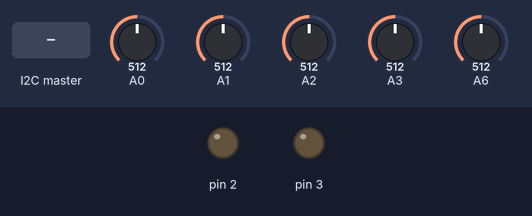
This sketch was run on a simulated Arduino Mega 2560, built with avr-gcc and run on an emulated ATmega2560. Shown: output pins drawn as LEDs (lit = HIGH). The inputs (shaded band) are chosen by the test bench; at power-on: A0 = 512, A1 = 512, A2 = 512, A3 = 512, A6 = 512. Pins used as bus, display or sensor lines are not drawn.

Above: at 0.01 s.
At 1.2 s:
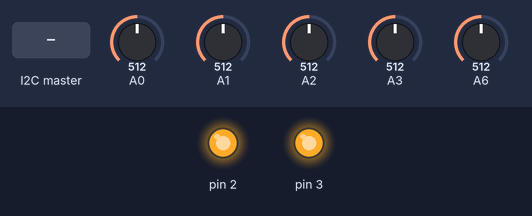
1.3 s: the I2C master sends the byte 1
At 1.8 s:
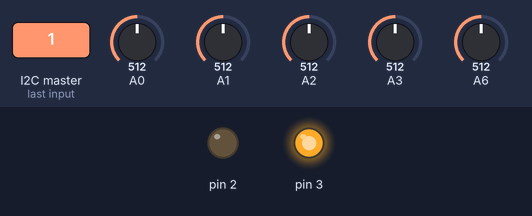
Timing chart, 0 to 5.8 s (numbered marks = the images above; inputs shaded):
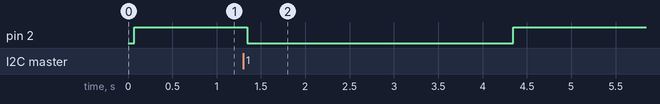

The sketch:

arduino_controller.ino
```cpp
#include "stctl.h"
#include "calibration.h" //RUN python ./calibration_data_copier.py first
#include <Wire.h>

#define I2C_ADDR 8 //Arduino I2C Adresse diese m

//Hier wird für jede Achse (Motor) ein Closed-Loop Steuerung angelegt
stctl stepper_1 = stctl(STEPPER_1_ID, STEPPER_1_STEP_PIN, STEPPER_1_DIR_PIN, STEPPER_1_EN_PIN, A0, STEPPER_1_JITTER_THREASHHOLD, STEPPER_1_INVERT_DIR, STEPPER_1_SKIP_STEP, STEPPER_1_UPPER_LIMIT, STEPPER_1_LOWER_LIMIT);
stctl stepper_2 = stctl(STEPPER_2_ID, STEPPER_2_STEP_PIN, STEPPER_2_DIR_PIN, STEPPER_2_EN_PIN, A1, STEPPER_2_JITTER_THREASHHOLD, STEPPER_2_INVERT_DIR, STEPPER_2_SKIP_STEP, STEPPER_2_UPPER_LIMIT, STEPPER_2_LOWER_LIMIT);
stctl stepper_3 = stctl(STEPPER_3_ID, STEPPER_3_STEP_PIN, STEPPER_3_DIR_PIN, STEPPER_3_EN_PIN, A2, STEPPER_3_JITTER_THREASHHOLD, STEPPER_3_INVERT_DIR, STEPPER_3_SKIP_STEP, STEPPER_3_UPPER_LIMIT, STEPPER_3_LOWER_LIMIT);
stctl stepper_4 = stctl(STEPPER_4_ID, STEPPER_4_STEP_PIN, STEPPER_4_DIR_PIN, STEPPER_4_EN_PIN, A3, STEPPER_4_JITTER_THREASHHOLD, STEPPER_4_INVERT_DIR, STEPPER_4_SKIP_STEP, STEPPER_4_UPPER_LIMIT, STEPPER_4_LOWER_LIMIT);
stctl stepper_5 = stctl(STEPPER_5_ID, STEPPER_5_STEP_PIN, STEPPER_5_DIR_PIN, STEPPER_5_EN_PIN, A6, STEPPER_5_JITTER_THREASHHOLD, STEPPER_5_INVERT_DIR, STEPPER_5_SKIP_STEP, STEPPER_5_UPPER_LIMIT, STEPPER_5_LOWER_LIMIT);
//speichert das ueber I2C
volatile int cmd_rec = false;
volatile int target_pos = 0;
volatile int stepper_id = 0;

const int CMDLEN = 4;
int i2ccmd[CMDLEN] = {0, 0, 0, 0};
int cmd_counter = 0;
int cmd_read = 0;

int gripper_state = -1;
int gripper_state_target = -1;
void open_gripper()
{
  if (gripper_state == 0)
  {
    return;
  }

  digitalWrite(3, LOW);
  digitalWrite(2, HIGH);
  delay(3000);
  digitalWrite(2, HIGH);
  digitalWrite(3, HIGH);

  gripper_state = 0;
}

void close_gripper()
{
  if (gripper_state == 1)
  {
    return;
  }

  digitalWrite(2, LOW);
  digitalWrite(3, HIGH);
  delay(3000);
  digitalWrite(3, HIGH);
  digitalWrite(2, HIGH);

  gripper_state = 1;
}

void receiveEvent(int numBytes)
{
  cmd_counter = 0;
  while (Wire.available() < 1)
  {
  } // Warte bis mehr Daten im I2C Speicher sid
  while (Wire.available())
  {
    i2ccmd[cmd_counter] = -1;
    cmd_read = Wire.read(); //Lese das erste Byte = Komando was gemacht werden soll
    //Lese sie restlichen Daten vom I2C Bus
    if (cmd_counter >= CMDLEN)
    {
    }
    else
    {
      i2ccmd[cmd_counter] = cmd_read;
    }
    cmd_counter++;
  }
  //Wenn Komando 0 ist, ist der zweite empfangene Wert i2ccmd[1] die ID/Nummer der Achse
  //und der dritte empfangen Wert i2ccmd[2] der Soll-Wert der Achse
  if (i2ccmd[0] == 0x00)
  {
    //nur der Schrittmotor mit der passenden ID übernimmt den Soll-Wert
    stepper_1.set_target_degree(i2ccmd[1], i2ccmd[2]);
    stepper_2.set_target_degree(i2ccmd[1], i2ccmd[2]);
    stepper_3.set_target_degree(i2ccmd[1], i2ccmd[2]);
    stepper_4.set_target_degree(i2ccmd[1], i2ccmd[2]);
    stepper_5.set_target_degree(i2ccmd[1], i2ccmd[2]);
  }

  if (i2ccmd[0] == 0x1)
  {
      gripper_state_target = i2ccmd[1];
  }
}

const int STATELEN = 15;
int i2cstate[STATELEN] = {0, 0, 0, 0, 0, 0, 0, 0, 0, 0, 0, 0, 0, 0, 0};
void requestEvent()
{
  //speichere alle Ist-Werte in dem Array welches über den I2C Bus gesendet werden sollen
  i2cstate[0] = stepper_1.get_current_pos(false);
  i2cstate[1] = stepper_2.get_current_pos(false);
  i2cstate[2] = stepper_3.get_current_pos(false);
  i2cstate[3] = stepper_4.get_current_pos(false);
  i2cstate[4] = stepper_5.get_current_pos(false);
  i2cstate[5] = gripper_state;
  i2cstate[6] = gripper_state_target;
      //sende das Array mit allen Achsenwerten zum RaspberryPI zurueck
      for (int i = 0; i < STATELEN; i++)
  {
    Wire.write(i2cstate[i]); // respond with message of 6 bytes
  }
}

void setup()
{
  // put your setup code here, to run once:
  Serial.begin(115200);
  Wire.begin(I2C_ADDR); //I2C Aktivieren
  Wire.onReceive(receiveEvent);
  Wire.onRequest(requestEvent); // was tuen wenn Daten angefragt werden
  //setzte
  stepper_1.set_target_degree(1, stepper_1.get_current_pos(true));
  stepper_2.set_target_degree(2, stepper_2.get_current_pos(true));
  stepper_3.set_target_degree(3, stepper_3.get_current_pos(true));
  stepper_4.set_target_degree(4, stepper_4.get_current_pos(true));
  stepper_5.set_target_degree(5, stepper_5.get_current_pos(true));

  pinMode(2, OUTPUT);
  pinMode(3, OUTPUT);

  // digitalWrite(3,LOW);
  // digitalWrite(2,HIGH);

  // delay(2000);

  digitalWrite(2, HIGH);
  digitalWrite(3, HIGH);

  gripper_state = -1;
  // close_gripper();
}

//Die Loop Funktion wird in dauerhaft ausgefürt
void loop()
{


    if (gripper_state_target == 0)
    {
      close_gripper();
    }
    else if (gripper_state_target == 1)
    {
      open_gripper();
    }


  //Update die Ist-Positionen aller Steuerungen //
  stepper_1.update_position();
  stepper_2.update_position();
  stepper_3.update_position();
  stepper_4.update_position();
  stepper_5.update_position();
  //Jede Achse kann jetzt 10 Schritte in einem Zeitlichen durchgang machen
  for (int j = 0; j < 10; j++)
  {
    stepper_1.do_step_phase_a();
    stepper_2.do_step_phase_a();
    stepper_3.do_step_phase_a();
    stepper_4.do_step_phase_a();
    stepper_5.do_step_phase_a();
    delayMicroseconds(700);
    stepper_1.do_step_phase_b();
    stepper_2.do_step_phase_b();
    stepper_3.do_step_phase_b();
    stepper_4.do_step_phase_b();
    stepper_5.do_step_phase_b();
    delayMicroseconds(700);
  }
}
```

calibration.h
```cpp
#define CPU_CONFIG_SERIAL "ERROR00000000000"

// --- ANGLE DEFINES -----

#define AXIS_1_TOTAL_DGREE 350
#define AXIS_2_TOTAL_DGREE 150
#define AXIS_3_TOTAL_DGREE 150
#define AXIS_4_TOTAL_DGREE 150
#define AXIS_5_TOTAL_DGREE 350

// ------- MODIFIY LIMITS -----------
#define AXIS_1_MIN 0
#define AXIS_1_MAX 255

#define AXIS_2_MIN 0
#define AXIS_2_MAX 255

#define AXIS_3_MIN 0
#define AXIS_3_MAX 255

#define AXIS_4_MIN 0
#define AXIS_4_MAX 255

#define AXIS_5_MIN 0
#define AXIS_5_MAX 255

// --- DONT TOUCH -----
#define STEPPER_1_EN_PIN 39
#define STEPPER_1_DIR_PIN 35
#define STEPPER_1_STEP_PIN 37
#define STEPPER_1_ID 1
#define STEPPER_1_JITTER_THREASHHOLD 20
#define STEPPER_1_INVERT_DIR true
#define STEPPER_1_SKIP_STEP 1
#define STEPPER_1_UPPER_LIMIT AXIS_1_MAX
#define STEPPER_1_LOWER_LIMIT AXIS_1_MIN

#define STEPPER_2_EN_PIN 33
#define STEPPER_2_DIR_PIN 29
#define STEPPER_2_STEP_PIN 31
#define STEPPER_2_ID 2
#define STEPPER_2_JITTER_THREASHHOLD 20
#define STEPPER_2_INVERT_DIR false
#define STEPPER_2_SKIP_STEP 1
#define STEPPER_2_UPPER_LIMIT AXIS_2_MAX
#define STEPPER_2_LOWER_LIMIT AXIS_2_MIN

#define STEPPER_3_EN_PIN 23
#define STEPPER_3_DIR_PIN 27
#define STEPPER_3_STEP_PIN 25
#define STEPPER_3_ID 3
#define STEPPER_3_JITTER_THREASHHOLD 20
#define STEPPER_3_INVERT_DIR true
#define STEPPER_3_SKIP_STEP 1
#define STEPPER_3_UPPER_LIMIT AXIS_3_MAX
#define STEPPER_3_LOWER_LIMIT AXIS_3_MIN

#define STEPPER_4_EN_PIN 41
#define STEPPER_4_DIR_PIN 45
#define STEPPER_4_STEP_PIN 43
#define STEPPER_4_ID 4
#define STEPPER_4_JITTER_THREASHHOLD 20
#define STEPPER_4_INVERT_DIR false
#define STEPPER_4_SKIP_STEP 1 //
#define STEPPER_4_UPPER_LIMIT AXIS_4_MAX
#define STEPPER_4_LOWER_LIMIT AXIS_4_MIN

#define STEPPER_5_EN_PIN 40
#define STEPPER_5_DIR_PIN 44
#define STEPPER_5_STEP_PIN 42
#define STEPPER_5_ID 5
#define STEPPER_5_JITTER_THREASHHOLD 20
#define STEPPER_5_INVERT_DIR false
#define STEPPER_5_SKIP_STEP 1
#define STEPPER_5_UPPER_LIMIT AXIS_5_MAX
#define STEPPER_5_LOWER_LIMIT AXIS_5_MIN
```

stctl.cpp
```cpp
#include "stctl.h"
#include "Arduino.h"


stctl::stctl(int _id,int _step, int _dir, int _en, int _analog_in, int _enable_jitter, bool _invert, int _skip_clock, int _upper_limit,int _intlower_limit){
  step_pin = _step;
  dir_pin = _dir;
  en_pin = _en;
  poti_pin = _analog_in;
  enable_jitter = _enable_jitter;
  pinMode(_step, OUTPUT);
  pinMode(_dir, OUTPUT);
  pinMode(_en,OUTPUT);

 digitalWrite(_step, LOW);
 digitalWrite(_dir, LOW);
 digitalWrite(_en, HIGH);
invert_dir = _invert;
  curr_position = 0;

  STEPPER_MIN_POS = 0;
  STEPPER_MAX_POS = 1023;
  skip_clock = _skip_clock;
  skip_counter = 0;
  stepper_id = _id;

  do_move = false;

  upper_limit =_upper_limit;
  lower_limit = _intlower_limit;
}


void stctl::update_position(){
  delay(7);
  curr_position = analogRead(poti_pin);
  delay(7);
  //curr_position = map(curr_position,0,1024,0,360); //TODO CHANGE

  //CHECK IF A MOVEMENT IS REQUIRED
  if(abs((target_position-curr_position))> enable_jitter){
      digitalWrite(en_pin,LOW);
      do_move = true;
    }else{
      do_move = false;
    //damit die achse sic nict durc die last dreht
      if(stepper_id != 2){
        digitalWrite(en_pin,HIGH);
      }

      digitalWrite(step_pin, LOW);
      digitalWrite(dir_pin, LOW);
    }

  //CHECK FOR DIRECTION -> SET PIN STATE
 if(target_position > curr_position){
  if(invert_dir){
     digitalWrite(dir_pin, LOW);
    }else{
       digitalWrite(dir_pin, HIGH);
      }

    }else{
      if(invert_dir){
     digitalWrite(dir_pin, HIGH);
    }else{
       digitalWrite(dir_pin, LOW);
      }
    }


  }

 int stctl::get_current_pos(bool with_update){
  if(with_update){
    stctl::update_position();
    }
    return map(curr_position, 0, 1024, 0, 255);
    ;
  }

  void stctl::do_step_phase_a(){
    if(do_move ){//&& skip_counter >= skip_clock-1){
      digitalWrite(step_pin, LOW);
    }

  }

  void stctl::do_step_phase_b(){
    if(do_move){
      digitalWrite(step_pin, HIGH);
    }
   // skip_counter++;
   // if(skip_counter >= skip_clock){
   //   skip_counter = 0;
   //   }
  }


 void stctl::set_target_degree(int _id, int _target){
 if(_id == stepper_id){

   if (_target > upper_limit)
   {
     _target = upper_limit;
   }

    if (_target > 255)
   {
     _target = 255;
   }


    if (_target < lower_limit)
    {
      _target = lower_limit;
    }

    if (_target < 0)
    {
      _target = 0;
    }

    target_position = map(_target, 0, 255, 0, 1024);
    // skip_counter = 0;
  }
 }
```

stctl.h
```cpp
#ifndef STCTL_H
#define STCTL_H
class stctl{
  private:
  int curr_position;
  int target_position;
  int min_analog_pos;
  int max_analog_pos;
  int degree_offset;
  int enable_jitter;
  int target_reached;
  int step_pin;
  int dir_pin;
  int en_pin;
  int poti_pin;
  int stepper_id;
  bool invert_dir;
  bool do_move;
  int skip_clock;
  int skip_counter  = 0;
  int lower_limit;
  int upper_limit;
  public:
  stctl(int _id,int _step, int _dir, int _en, int _analog_in, int _enable_jitter, bool _invert,int _skip_clock, int _upper_limit,int _intlower_limit);
  void stctl_tick(); //wenn schritte gemacht werden müssen hier den treiber toggeln
  void set_step(bool _state);
  void set_dir(bool _state);
  void set_en(bool _state);
  void update_position();//reads analog input and map it to degrees and desieds for dir/enable target_reached
  void set_target_degree(int _id, int _target); //
  int STEPPER_MIN_POS;
  int STEPPER_MAX_POS;
  void do_step_phase_a();
  void do_step_phase_b();
  int get_current_pos(bool with_update);
  };
  #endif
```

Measured:
- after the input at 1.3 s, pin 2: HIGH → LOW at once, → HIGH 3.0 s later
